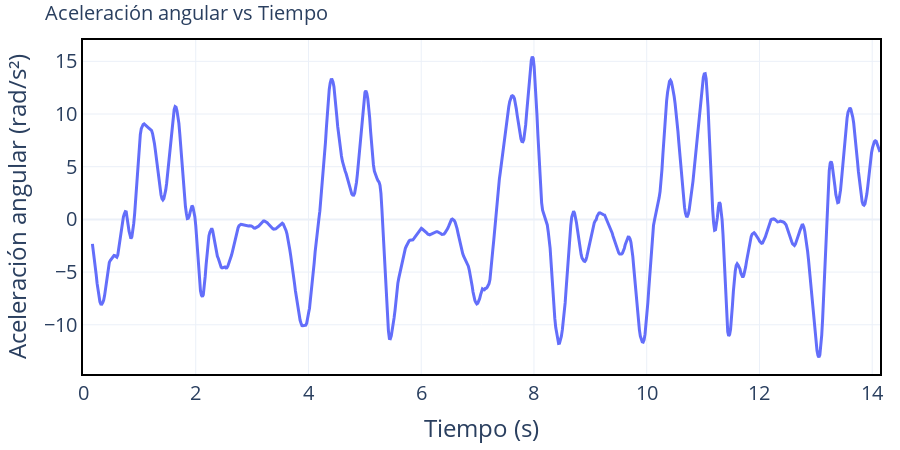

Notebook code cell kept with this figure:
### Code cell
show_with_estetica(df['time'], df['angular_acceleration'], x_name = 'Tiempo (s)', y_name = 'Aceleración angular (rad/s²)', title = 'Aceleración angular vs Tiempo')

### Figure 1 — Plotly figure (JSON) as saved in the notebook; plotly's stock layout.template omitted (floating-point values rounded to 4 significant figures; data arrays with more than 128 entries replaced by an {"elided": "..."} marker saying what was removed)
{"data": [{"line": {"width": 3}, "mode": "lines", "type": "scatter", "x": {"elided": "849 float values"}, "y": {"elided": "849 float values"}}], "layout": {"autosize": false, "font": {"size": 20}, "height": 450, "legend": {"bgcolor": "rgba(255,255,255,0.8)", "font": {"size": 18}, "orientation": "v", "x": 1, "xanchor": "right", "y": 0.99, "yanchor": "top"}, "margin": {"b": 20, "l": 20, "r": 20, "t": 40}, "plot_bgcolor": "white", "title": {"font": {"size": 20}, "text": "Aceleración angular vs Tiempo"}, "width": 900, "xaxis": {"linecolor": "black", "linewidth": 2, "mirror": true, "showgrid": true, "showline": true, "title": {"text": "Tiempo (s)"}}, "yaxis": {"linecolor": "black", "linewidth": 2, "mirror": true, "showgrid": true, "showline": true, "title": {"text": "Aceleración angular (rad/s²)"}}}}
